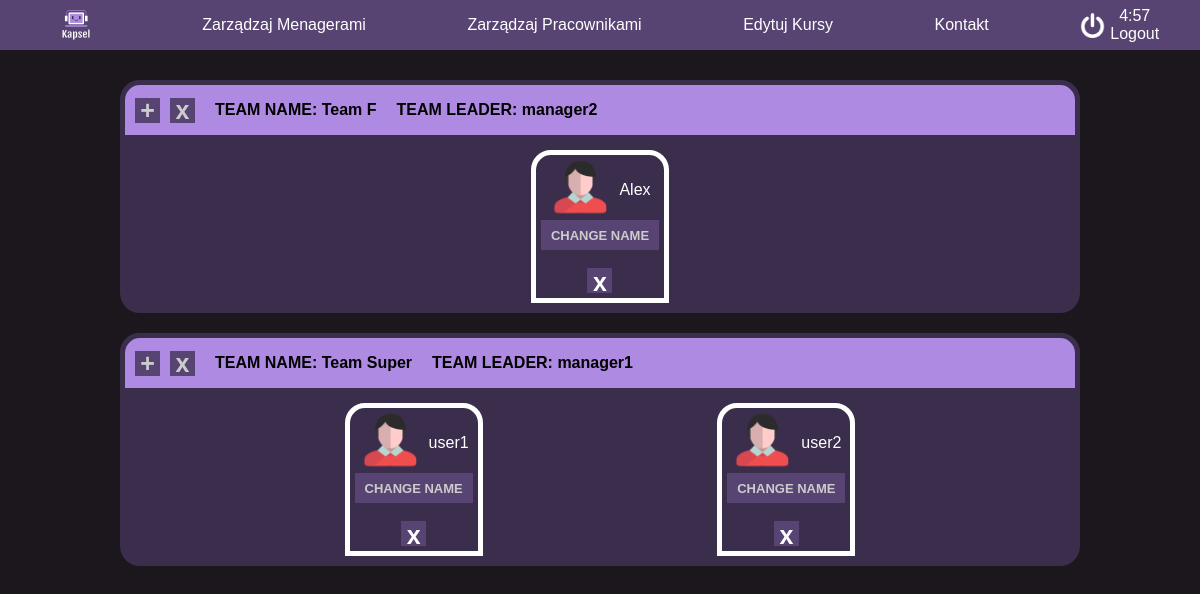
/manageUsers (signed in), run on an earlier commit of the app's database.
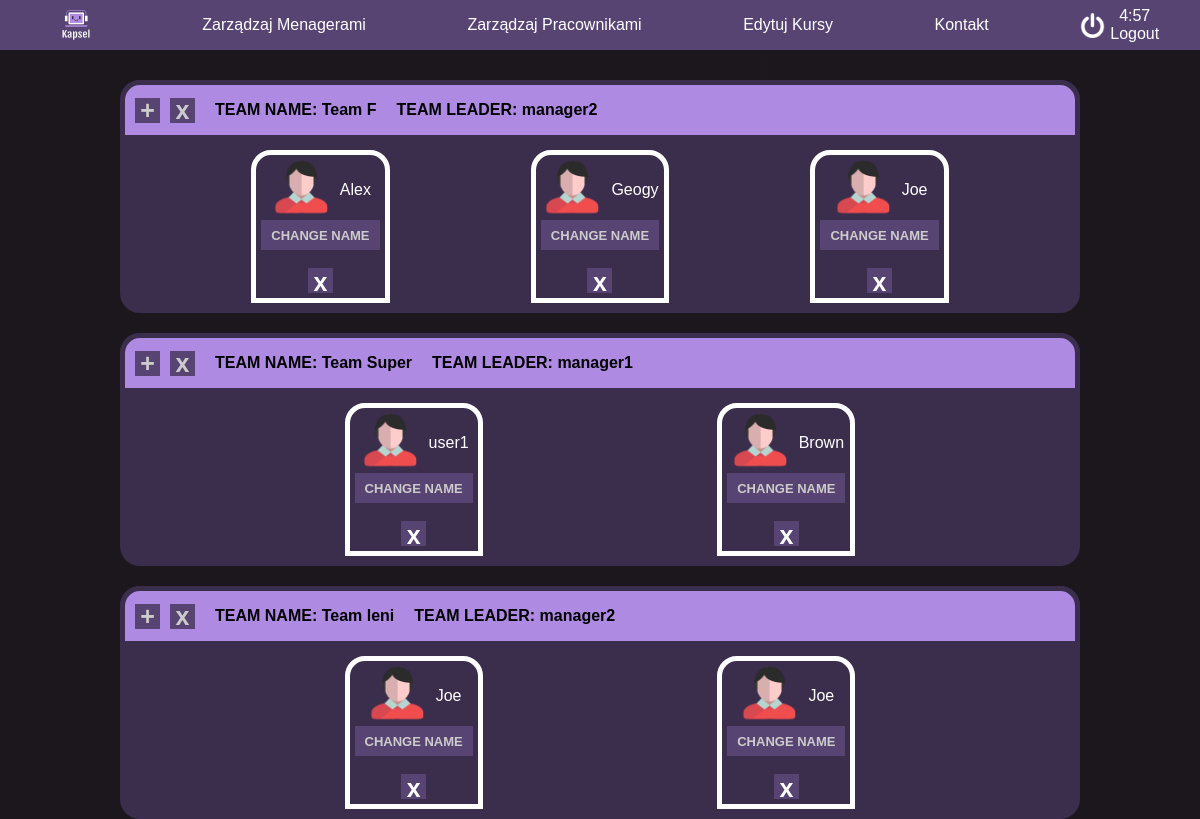
And on a later commit of the database.
### tables this page shows
CREATE TABLE "users"
(
    id       integer
        primary key autoincrement,
    username text,
    role     text,
    password text,
    team_id  integer
);

CREATE TABLE teams
(
    id         integer
        constraint teams_pk
            primary key autoincrement,
    name       text,
    manager_id integer
);

### app.py (the view)
@app.route('/manageUsers')
def manage_users():
    session["localization"] = "manage_users"
    if not session.get("username"):
        return redirect("/login")
    if session.get("role") != 'manager' and session.get("role") != 'admin':
        abort(403)
    cursor.execute("SELECT username, team_id, id FROM users WHERE role=='user'")
    users = cursor.fetchall()
    teams = []
    cursor.execute("SELECT name, team_id FROM teams INNER JOIN users on teams.id=users.team_id WHERE role=='user'")
    teams = cursor.fetchall()
    cursor.execute("SELECT username, teams.id FROM users INNER JOIN teams on users.id=manager_id WHERE role=='manager'")
    managers = cursor.fetchall()
    teams2 = set(teams)
    teams = list(teams2)
    return render_template('manageUsers.html', users=users, teams=teams, managers=managers, role=session.get("role"))

### templates/manageUsers.html (shortened to what this page needs)
<!DOCTYPE html>
<html lang="pl-PL">
<head id="ctl00_Head1">
    <link rel="stylesheet" href="/static/style/style.css">
    <link rel="stylesheet" href="/static/style/nav.css">
    <link rel="stylesheet" href="/static/style/manageUsers.css">
</head>
<body class="CacheDetailsPage">
    {% include 'navbar.html' %}
    <div id="content">
        {% for i in teams %}
        <div class="teamContainer">
            {% for j in managers %}
            {% if i[1] == j[1] %}
                <div class="teamNav">
                    <button id="addUser" ><p class="plas">+</p></button>
                    <button id="deleteTeam" onclick="dump({{j[1]}})"><p class="plas">x</p></button>
                    <p>TEAM NAME: {{ i[0] }}</p>
                    <p>TEAM LEADER: {{ j[0] }}</p>
                </div>
                {% endif %}
            {% endfor %}
            <div class="teamContent">
                {% for j in users %}
                    {% if i[1]==j[1] %}
                    <div class="teamUser">
                        <div class="teamUserNav">
                        <div class="teamUserIcon"></div>
                            <div class="teamUserP"><p class="teamUserP">{{j[0]}}</p></div>
                            </div>
                        <p id="changeName" class="plas">CHANGE NAME</p>
                        <br>
                       <button id="deleteUser" ><a href="{{ url_for('deleteUser', user_id=j[2]) }}"><p class="plas">x</p></a></button>
                    </div>
                    {% endif %}
                {% endfor %}
            </div>
        </div>
        {% endfor %}
    </div>
</body>
</html>

### templates/navbar.html (shortened to what this page needs)
<div id="nav">
    <nav>
        <ul>
            <li class="btn"><a href="/" id="logo"><div id="logoDiv"></div></a></li>
            {% if role=='admin' %}
            <li class="navBtn btn"><a href="manageManagers">Zarządzaj Menagerami</a></li>
            <li class="navBtn btn"><a href="manageUsers">Zarządzaj Pracownikami</a></li>
            <li class="navBtn btn"><a href="manageCourses">Edytuj Kursy</a></li>
            {% elif role == 'manager'%}
            <li class="navBtn btn"><a href="">Zarządzaj Pracownikami</a></li>
            <li class="navBtn btn"><a href="">Informacje</a></li>
            {% endif %}
            <li class="navBtn btn"><a href="kontakt">Kontakt</a></li>
            <li id="logoutLi" class="btn">
                <div class="horizontal">
                    <div id="logoutIcon"></div>
                    <div class="vertical">
                        <div id="timeout"></div>
                        <a href="/logout" id="logoutPageBtn">Logout</a>
                    </div>
                </div>
            </li>
        </ul>
    </nav>
</div>

### static/style/style.css (style rules this page uses)
* { margin:0; padding: 0; box-sizing: border-box; }
html, body { font-family: Helvetica, sans-serif; height: 100%; background-image: linear-gradient(rgba(19,14,20,0.8), rgba(19,14,20,0.8)), url(../icon/new-york-1745089_1920.jpg); background-position: center; background-size: cover; background-attachment: fixed; }
#content { color: rgba(0, 0, 0, 0); display: flex; flex-direction: column; align-items: center; padding-top: 60px; width: 100vw; height: 100vh; transition-duration: .3s; }

### static/style/nav.css (style rules this page uses)
* { margin:0; padding: 0; box-sizing: border-box; }
a { text-decoration: none; color:var(--white); }
#nav { z-index: 100000; position:fixed; top:0; display: flex; flex-direction: row; width: 100%; height: 5%; background-color: var(--bg); }
#logoDiv { background-image: url(/static/icon/LogoNoBg.png); background-size: 100% 100%; width: 50px; height: 50px; }
nav { width: 100%; height: 50px; display: flex; flex-direction: row; justify-content: center; align-items: center; }
nav > ul { display: flex; flex-direction: row; list-style-type: none; width: 100%; align-items: center; justify-content: space-around; height: 100%; background-color: var(--secbg); }
#timeout { color:white; }
.horizontal { display: flex; flex-direction: row; align-items: center; justify-content: center; gap: 5px; }
#logoutIcon { background-image: url(/static/icon/power.png); background-size: 100% 100%; width: 25px; height: 25px; }
li, li > a { display: flex; height: 100%; align-items: center; text-align: center; }
.btn { transition-duration: .3s; }
li > a { padding: 0px 10px; }

### static/style/manageUsers.css (style rules this page uses)
.teamContainer { width:80vw; color: black; height: fit-content; background-color: var(--bg); border-radius: 20px; margin-top: 20px; height: fit-content; }
.teamNav { width:80vw; height: 60px; background-color: var(--details); border: 5px solid var(--bg); border-radius: 20px 20px 0px 0px; display: flex; align-items: center; }
.teamContent { width: 100%; display: flex; flex-direction: row; flex-wrap: wrap; justify-content: space-evenly; }
.teamUser { border-radius: 20px 20px 0px 0px; padding: 5px; border: 5px solid var(--white); margin: 10px; display: flex; flex-direction: column; justify-content: center; align-items: center; }
.teamUserNav { display: flex; flex-direction: row; color: white; }
.teamUserIcon { background-image: url(/static/icon/icon_user.png); width:60px; height:60px; background-repeat: no-repeat; background-size: cover; }
.teamUserP { display: flex; align-items: center; text-align: center; margin-left: 5px; }
#addUser, #changeName { margin-left: 10px; width: 25px; height: 25px; font-weight: bold; font-size: 25px; background-color: var(--secbg); color: #ccc; border: none; transition-duration: .3s; }
#addUser>.plas, #changeName>.plas { transform: translateY(-2px); display: flex; align-items: center; justify-content: center; width: 100%; }
#changeName { display: flex; align-items: center; justify-content: center; width: 100%; margin-right: 10px; height: 30px; font-weight: bold; font-size: 13px; background-color: var(--secbg); color: #ccc; border: none; transition-duration: .3s; }
#deleteUser, #deleteTeam { width: 100%; margin-right: 10px; margin-left: 10px; width: 25px; height: 25px; font-weight: bold; font-size: 25px; background-color: var(--secbg); color: #ccc; border: none; transition-duration: .3s; }
#deleteUser>.plas, #deleteTeam>.plas { width: 100%; transform: translateY(-2px); }
.teamNav p:not(.plas) { margin: 0; font-weight: bold; margin: 10px; }

### static/style/root.css (style rules this page uses)
:root { --bg: #3b2d4c; --white: white; --secbg: #584472; --details: #af8ae2; --dark: #191420; }

What changed in the data, as far as the page shows it:
no longer on this page (row edited): users: username "user2"
added users: username "Geogy"
added users: username "Joe"
added users: username "Brown"
added users: username "Joe", users (username "manager2")
added teams: name "Team leni"
added users: username "Joe"
